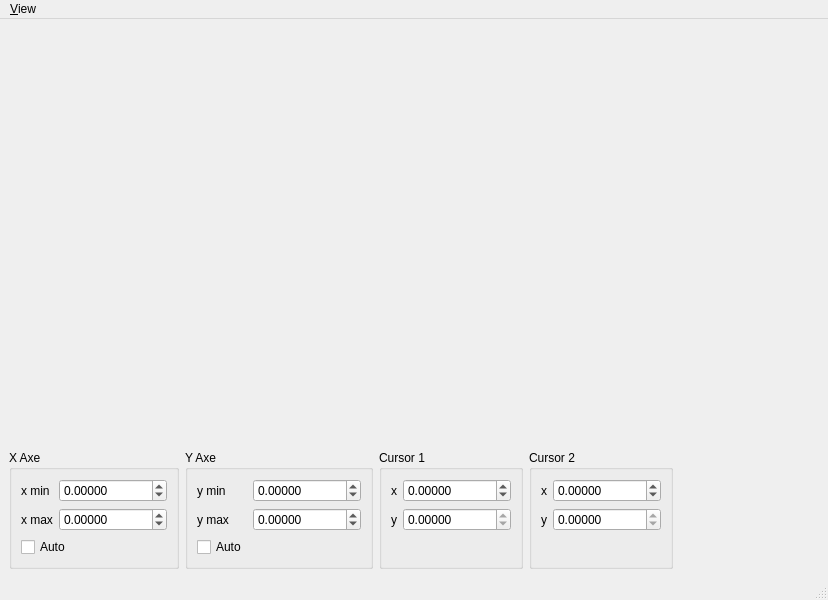
<?xml version="1.0" encoding="UTF-8"?>
<ui version="4.0">
 <class>DrawWidgetBrowse</class>
 <widget class="QMainWindow" name="DrawWidgetBrowse">
  <property name="geometry">
   <rect>
    <x>0</x>
    <y>0</y>
    <width>828</width>
    <height>600</height>
   </rect>
  </property>
  <property name="windowTitle">
   <string>Plot window</string>
  </property>
  <widget class="QWidget" name="centralwidget">
   <layout class="QGridLayout" name="gridLayout_3">
    <item row="0" column="0" colspan="5">
     <widget class="DrawWidget" name="drawWidget" native="true">
      <property name="sizePolicy">
       <sizepolicy hsizetype="Expanding" vsizetype="Expanding">
        <horstretch>0</horstretch>
        <verstretch>0</verstretch>
       </sizepolicy>
      </property>
      <property name="minimumSize">
       <size>
        <width>400</width>
        <height>300</height>
       </size>
      </property>
     </widget>
    </item>
    <item row="1" column="0">
     <widget class="QGroupBox" name="xaxegroup">
      <property name="sizePolicy">
       <sizepolicy hsizetype="Preferred" vsizetype="Preferred">
        <horstretch>0</horstretch>
        <verstretch>0</verstretch>
       </sizepolicy>
      </property>
      <property name="title">
       <string>X Axe</string>
      </property>
      <layout class="QGridLayout" name="gridLayout">
       <item row="1" column="0">
        <widget class="QLabel" name="label_2">
         <property name="text">
          <string>x max</string>
         </property>
        </widget>
       </item>
       <item row="0" column="0">
        <widget class="QLabel" name="label">
         <property name="text">
          <string>x min</string>
         </property>
        </widget>
       </item>
       <item row="2" column="0" colspan="2">
        <widget class="QCheckBox" name="autoXCheck">
         <property name="text">
          <string>Auto</string>
         </property>
        </widget>
       </item>
       <item row="0" column="1">
        <widget class="DoubleSpinBox" name="xmin">
         <property name="decimals">
          <number>5</number>
         </property>
         <property name="minimum">
          <double>-999999999.000000000000000</double>
         </property>
         <property name="maximum">
          <double>999999999.000000000000000</double>
         </property>
        </widget>
       </item>
       <item row="1" column="1">
        <widget class="QDoubleSpinBox" name="xmax">
         <property name="decimals">
          <number>5</number>
         </property>
         <property name="minimum">
          <double>-999999999.000000000000000</double>
         </property>
         <property name="maximum">
          <double>999999999.000000000000000</double>
         </property>
        </widget>
       </item>
      </layout>
     </widget>
    </item>
    <item row="1" column="1">
     <widget class="QGroupBox" name="yaxegroup">
      <property name="sizePolicy">
       <sizepolicy hsizetype="Preferred" vsizetype="Preferred">
        <horstretch>0</horstretch>
        <verstretch>0</verstretch>
       </sizepolicy>
      </property>
      <property name="title">
       <string>Y Axe</string>
      </property>
      <layout class="QGridLayout" name="gridLayout_2">
       <item row="2" column="0">
        <widget class="QCheckBox" name="autoYCheck">
         <property name="text">
          <string>Auto</string>
         </property>
        </widget>
       </item>
       <item row="0" column="1">
        <widget class="DoubleSpinBox" name="ymin">
         <property name="decimals">
          <number>5</number>
         </property>
         <property name="minimum">
          <double>-999999999.000000000000000</double>
         </property>
         <property name="maximum">
          <double>999999999.000000000000000</double>
         </property>
        </widget>
       </item>
       <item row="1" column="1">
        <widget class="QDoubleSpinBox" name="ymax">
         <property name="decimals">
          <number>5</number>
         </property>
         <property name="minimum">
          <double>-999999999.000000000000000</double>
         </property>
         <property name="maximum">
          <double>999999999.000000000000000</double>
         </property>
        </widget>
       </item>
       <item row="0" column="0">
        <widget class="QLabel" name="label_4">
         <property name="text">
          <string>y min</string>
         </property>
        </widget>
       </item>
       <item row="1" column="0">
        <widget class="QLabel" name="label_3">
         <property name="text">
          <string>y max</string>
         </property>
        </widget>
       </item>
      </layout>
     </widget>
    </item>
    <item row="1" column="2">
     <widget class="QGroupBox" name="cursor1group">
      <property name="title">
       <string>Cursor 1</string>
      </property>
      <layout class="QFormLayout" name="formLayout">
       <item row="0" column="1">
        <widget class="QDoubleSpinBox" name="cursor1x">
         <property name="decimals">
          <number>5</number>
         </property>
         <property name="minimum">
          <double>-999999999.000000000000000</double>
         </property>
         <property name="maximum">
          <double>999999999.000000000000000</double>
         </property>
        </widget>
       </item>
       <item row="0" column="0">
        <widget class="QLabel" name="label_5">
         <property name="text">
          <string>x</string>
         </property>
        </widget>
       </item>
       <item row="1" column="1">
        <widget class="QDoubleSpinBox" name="cursor1y">
         <property name="readOnly">
          <bool>true</bool>
         </property>
         <property name="decimals">
          <number>5</number>
         </property>
         <property name="minimum">
          <double>-999999999.000000000000000</double>
         </property>
         <property name="maximum">
          <double>999999999.000000000000000</double>
         </property>
        </widget>
       </item>
       <item row="1" column="0">
        <widget class="QLabel" name="label_6">
         <property name="text">
          <string>y</string>
         </property>
        </widget>
       </item>
      </layout>
     </widget>
    </item>
    <item row="1" column="3">
     <widget class="QGroupBox" name="cursor1group_2">
      <property name="title">
       <string>Cursor 2</string>
      </property>
      <layout class="QFormLayout" name="formLayout_2">
       <item row="0" column="1">
        <widget class="QDoubleSpinBox" name="cursor2x">
         <property name="decimals">
          <number>5</number>
         </property>
         <property name="minimum">
          <double>-999999999.000000000000000</double>
         </property>
         <property name="maximum">
          <double>999999999.000000000000000</double>
         </property>
        </widget>
       </item>
       <item row="0" column="0">
        <widget class="QLabel" name="label_7">
         <property name="text">
          <string>x</string>
         </property>
        </widget>
       </item>
       <item row="1" column="1">
        <widget class="QDoubleSpinBox" name="cursor2y">
         <property name="readOnly">
          <bool>true</bool>
         </property>
         <property name="decimals">
          <number>5</number>
         </property>
         <property name="minimum">
          <double>-999999999.000000000000000</double>
         </property>
         <property name="maximum">
          <double>999999999.000000000000000</double>
         </property>
        </widget>
       </item>
       <item row="1" column="0">
        <widget class="QLabel" name="label_8">
         <property name="text">
          <string>y</string>
         </property>
        </widget>
       </item>
      </layout>
     </widget>
    </item>
    <item row="1" column="4">
     <spacer name="horizontalSpacer">
      <property name="orientation">
       <enum>Qt::Horizontal</enum>
      </property>
      <property name="sizeHint" stdset="0">
       <size>
        <width>499</width>
        <height>20</height>
       </size>
      </property>
     </spacer>
    </item>
   </layout>
  </widget>
  <widget class="QMenuBar" name="menubar">
   <property name="geometry">
    <rect>
     <x>0</x>
     <y>0</y>
     <width>828</width>
     <height>29</height>
    </rect>
   </property>
   <widget class="QMenu" name="menu_View">
    <property name="title">
     <string>&amp;View</string>
    </property>
    <addaction name="action_Data"/>
   </widget>
   <addaction name="menu_View"/>
  </widget>
  <widget class="QStatusBar" name="statusbar"/>
  <action name="action_Data">
   <property name="text">
    <string>&amp;Data</string>
   </property>
  </action>
 </widget>
 <customwidgets>
  <customwidget>
   <class>DrawWidget</class>
   <extends>QWidget</extends>
   <header>drawwidget.h</header>
   <container>1</container>
  </customwidget>
  <customwidget>
   <class>DoubleSpinBox</class>
   <extends>QDoubleSpinBox</extends>
   <header>doublespinbox.h</header>
  </customwidget>
 </customwidgets>
 <resources/>
 <connections/>
</ui>
